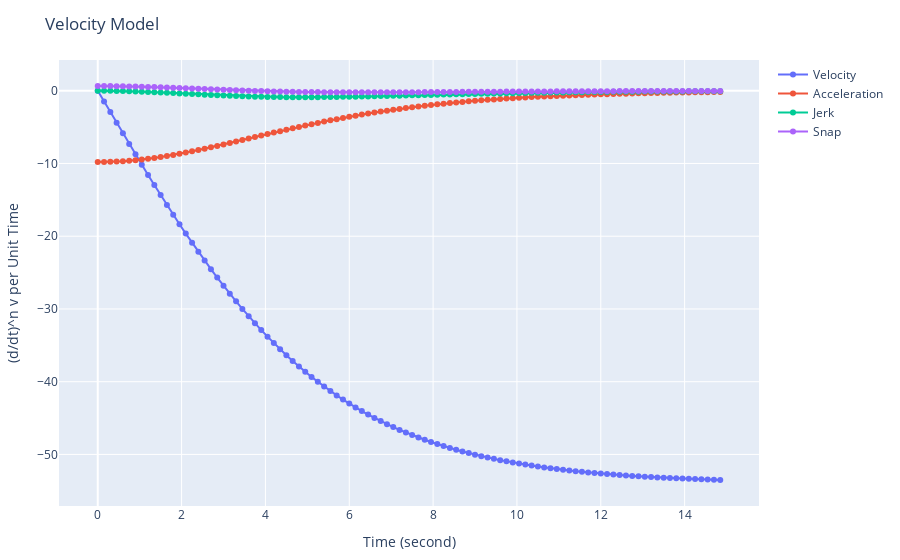

This figure's notebook cell:
### Markdown cell above
Plot each successive term in the sum

### Code cell
plot(
    [
        # Velocity
        scatter(
            mode="markers+lines",
            x=time_axis_sec,
            y=[v_inf * tanh(accel_ms2 * t / v_inf) for t in time_axis_sec],
            name="Velocity"
        ),
        # Acceleration
        scatter(
            mode="markers+lines",
            x=time_axis_sec,
            y=[accel_ms2 * sech(accel_ms2 * t / v_inf)^2 for t in time_axis_sec],
            name="Acceleration"
        ),
        # Jerk
        scatter(
            mode="markers+lines",
            x=time_axis_sec,
            y=[-2 * accel_ms2^2 / v_inf * tanh(accel_ms2 * t / v_inf)^2 * sech(accel_ms2 * t / v_inf)^2 for t in time_axis_sec],
            name="Jerk"
        ),
        # Snap
        scatter(
            mode="markers+lines",
            x=time_axis_sec,
            y=[2 * accel_ms2^3 / v_inf^2 * (cosh(2 * accel_ms2 * t / v_inf) - 2) * sech(accel_ms2 * t / v_inf)^4 for t in time_axis_sec],
            name="Snap"
        ),
    ],
    Layout(
        title="Velocity Model",
        xaxis_title="Time (second)",
        yaxis_title="(d/dt)^n v per Unit Time",
        legend_title="Legend Title",
    ),
    config=PlotConfig(scrollZoom=true)
)
